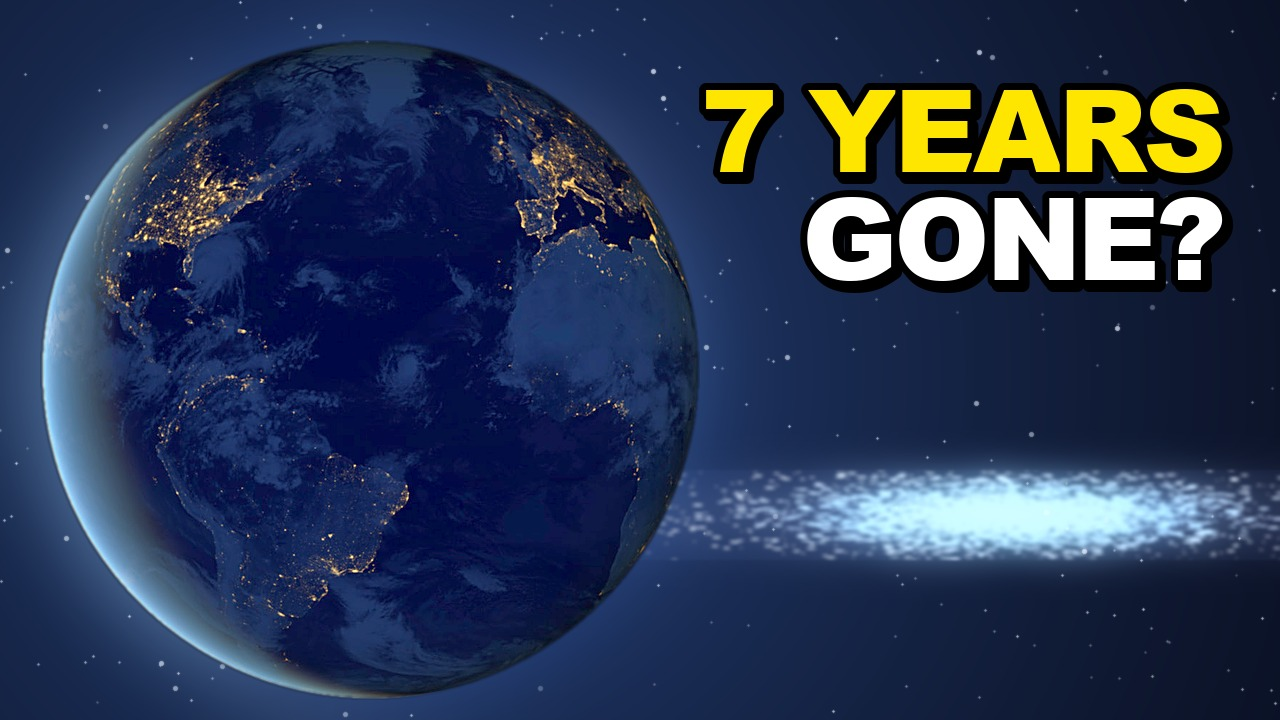
#> input picture 02_Video-Projects/024_What-Happens-If-You-Travel-Near-Light-Speed/08_Thumbnail/abc_v01/light_speed_thumb_A_7-years-gone.jpg, 1280 x 720 px; its folder holds only this picture in this run
$ python _build_light_speed_covers_j0143_v02.py --source abc_v01/light_speed_thumb_A_7-years-gone.jpg --out out.png
#> lines starting #> are read from the running program, lines starting #| are printed output that depends on the picture; after the words box and inside, x2 and y2 are one past the last pixel; in counts of white or black regions, pixels touching at a corner belong together
### 02_Video-Projects/024_What-Happens-If-You-Travel-Near-Light-Speed/08_Thumbnail/_build_light_speed_thumbs_v01.py
#!/usr/bin/env python3
"""024 light-speed long thumbnails A/B/C v01 (J0047; brief THUMB_BRIEF_v01.md, Claude 8 Oct).

A  7 YEARS GONE?   NASA Black Marble night Earth (GSFC_20171208_Archive_e001593) on the left,
                   a blue star streak from the `starfield` graphic on the right.
B  YOU AGE SLOWER  NASA ISS orbital sunrise over Earth's limb (iss071e439624), limb in the lower half.
C  ONE-WAY TRIP    `starfield` graphic (graphics_v03, 26.5 s) dense blue core, slightly left of centre.

Words from the locked script v02. Rules: THUMBNAIL_AND_TITLE_RULES.md §2 / §2.A (no Orbit, subject
>= 1/3 of frame, near-black <= 30%, ~82 px text line on 720, text off the subject and out of the
bottom-right, yellow hook word, Arial Black). Title it sits under: "What Happens If You Travel Near Light Speed?".

  python3 _build_light_speed_thumbs_v01.py
"""
from __future__ import annotations

import json
import random
import subprocess
import sys
from pathlib import Path

import numpy as np
from PIL import Image, ImageChops, ImageDraw, ImageEnhance, ImageFilter, ImageFont

Image.MAX_IMAGE_PIXELS = None
HERE = Path(__file__).resolve().parent
REPO = HERE.parents[2]
EDIT = HERE.parent / "07_Edit-Project"
POOL = EDIT / "nasa_pool_v01" / "024_harvest_v01"
EARTH = POOL / "GSFC_20171208_Archive_e001593.jpg"
LIMB = POOL / "iss071e439624.jpg"
STARFIELD = EDIT / "graphics_v03" / "starfield.mp4"
STARFIELD_T = 26.5
OUT = HERE / "abc_v01"
W, H = 1280, 720
FONT_PATHS = [
    "/System/Library/Fonts/Supplemental/Arial Black.ttf",
    "/Library/Fonts/Arial Black.ttf",
]
YELLOW = (255, 230, 0)
WHITE = (255, 255, 255)
BLACK = (0, 0, 0)
STROKE = 7
CAP_TARGET = 82
TRACK = -4
MIN_GAP = 24

VARIANTS = [
    ("A", "7-years-gone", ["7 YEARS", "GONE?"], "7 YEARS"),
    ("B", "you-age-slower", ["YOU AGE", "SLOWER"], "SLOWER"),
    ("C", "one-way-trip", ["ONE-WAY", "TRIP"], "ONE-WAY"),
]


# [5 lines left out: function font, not called in this run]


def arr(img: Image.Image) -> np.ndarray:
    return np.asarray(img, dtype=np.float32)


def img(a: np.ndarray) -> Image.Image:
    return Image.fromarray(a.clip(0, 255).astype(np.uint8))


def screen(a: np.ndarray, b: np.ndarray) -> np.ndarray:
    return 255 - (255 - a) * (255 - b) / 255


def lift(a: np.ndarray, gamma: float) -> np.ndarray:
    return 255 * (a / 255) ** gamma


# [23 lines left out: functions glow_bg, starfield_frame, not called in this run]


# ---- A: night Earth + star streak -------------------------------------------------
A_D = 660
A_CX, A_CY = 40 + A_D // 2, H // 2 + 10


# [74 lines left out: functions variant_a, variant_b, variant_c, not called in this run]


# ---- text -------------------------------------------------------------------------
def line_w(draw: ImageDraw.ImageDraw, ln: str, f) -> int:
    return int(sum(draw.textlength(ch, font=f) for ch in ln) + TRACK * (len(ln) - 1) + 2 * STROKE)


# [50 lines left out: functions draw_line, gap_to_subject, layout, place_text, not called in this run]


def near_black(im: Image.Image) -> float:
    return round(float((np.asarray(im.convert("L")) < 26).mean()), 3)


# [35 lines left out: function main, not called in this run]


# [2 lines that do not run on import are left out]

### 02_Video-Projects/024_What-Happens-If-You-Travel-Near-Light-Speed/08_Thumbnail/_build_light_speed_covers_j0143_v02.py
#!/usr/bin/env python3
"""J0143 v02: Chief revision (12 Oct). Free generated ship plate (no text, no Orbit),
enlarged to >=40% of frame height, cyan blue-shift rim, same approved copy.
Usage: python3 this.py --source /path/024_ship_plate_j0143_v02.jpg --out /path/j0143_v02
Media stays local; META.json records source and output hashes. Chief reviews the art.
"""
import argparse
import hashlib
import json
from pathlib import Path
import subprocess
import sys
import numpy as np
from PIL import Image, ImageDraw, ImageFilter
import _build_light_speed_thumbs_v01 as house

W, H = 1280, 720
ZOOM = 1.8
CROP = (290, 140, 290 + round(W / ZOOM), 140 + round(H / ZOOM))
BAND_BOTTOM = 260


def sha(path):
    return hashlib.sha256(path.read_bytes()).hexdigest()


def hull_mask(a):
    lum = a.mean(-1)
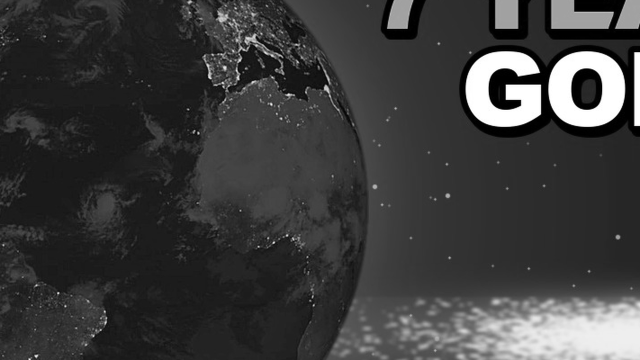
#> lum: shape (720, 1280) float32 (shown at 1/2 size); min 0, max 255, mean 60.4
    sat = a.max(-1) - a.min(-1)
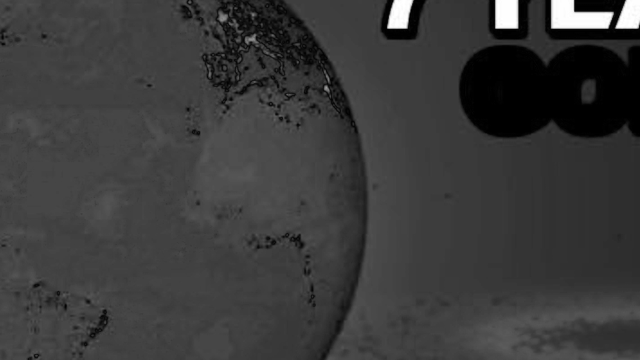
#> sat: shape (720, 1280) float32 (shown at 1/2 size); min 0, max 255, mean 59
    m = ((lum > 110) & (sat < 80)).astype(np.uint8) * 255
#> m: shape (720, 1280); 8.2% white; 392 white regions (305 under 20 px), largest, box (x1, y1, x2, y2) and area: (800, 594, 1280, 720) 35373, (931, 103, 1082, 254) 15034, (1096, 103, 1250, 254) 14893
    return Image.fromarray(m).filter(ImageFilter.MaxFilter(5)).filter(ImageFilter.MinFilter(5))
#> returned value: PIL image 1280x720 L; 8.5% white; 261 white regions (184 under 20 px), largest, box (x1, y1, x2, y2) and area: (799, 594, 1280, 720) 38116, (931, 103, 1082, 254) 15034, (1096, 103, 1250, 254) 14893
#> in screen, `return 255 - (255 - a) * (255 - b) / 255`:
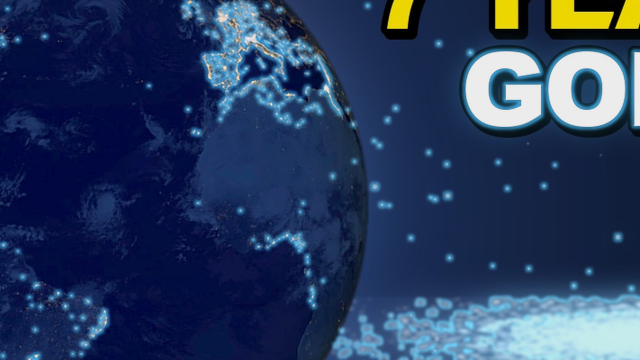
#> returned value: shape (720, 1280, 3) float64 (shown at 1/2 size); mean of channels 0, 1, 2 42.9, 63.7, 102.3; drawn with min black and max white


def ship_box(a):
    """Rows/columns with solid hull coverage; lone stars and streaks don't reach the counts."""
    lum = a.mean(-1)
    sat = a.max(-1) - a.min(-1)
    m = ((lum > 70) & (sat < 110)).astype(np.uint8) * 255
#> m: shape (720, 1280); 14.9% white; 847 white regions (656 under 20 px), largest, box (x1, y1, x2, y2) and area: (653, 565, 1280, 720) 77041, (931, 102, 1083, 254) 15262, (1096, 102, 1251, 254) 15141
    m = np.asarray(Image.fromarray(m).filter(ImageFilter.MaxFilter(7)).filter(ImageFilter.MinFilter(7))) > 0
#> m: shape (720, 1280) bool; 16.6% white; 345 white regions (233 under 20 px), largest, box (x1, y1, x2, y2) and area: (653, 558, 1280, 720) 77272, (362, 0, 763, 509) 31234, (931, 102, 1083, 254) 15262
    m[:, :100] = False
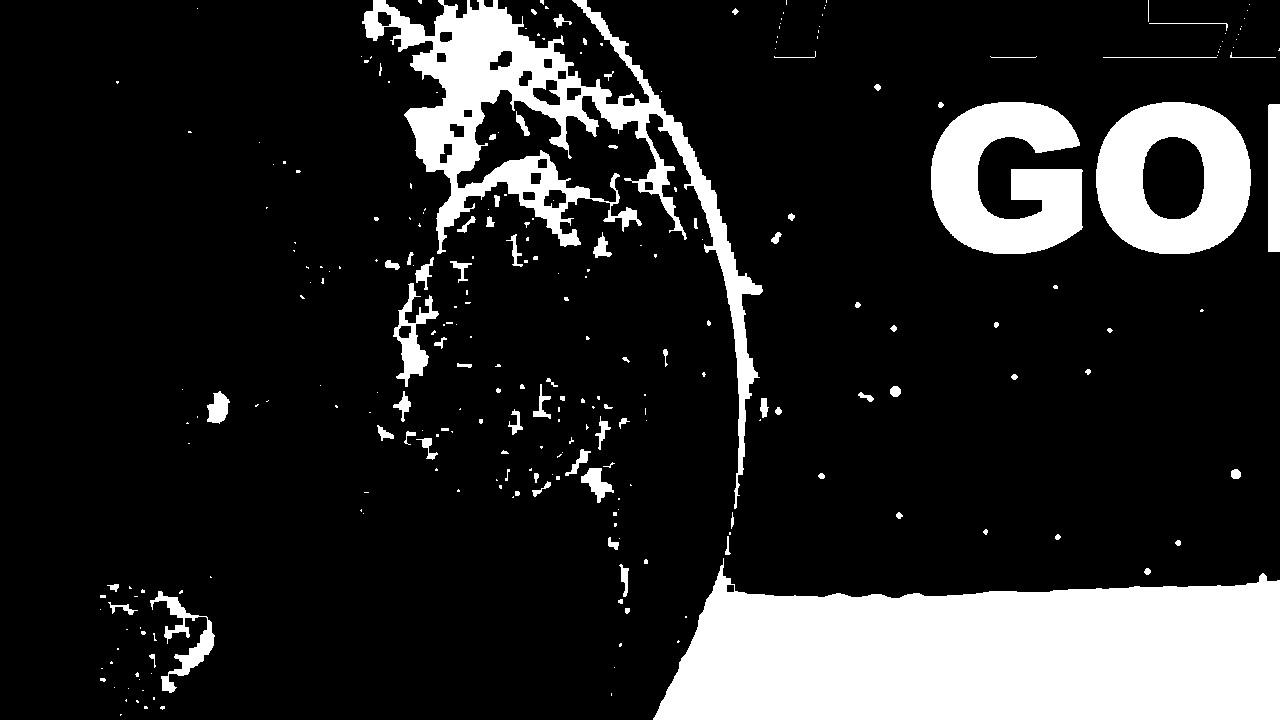
#> m: shape (720, 1280) bool; 16.4% white; 270 white regions (182 under 20 px), largest, box (x1, y1, x2, y2) and area: (653, 558, 1280, 720) 77272, (362, 0, 763, 509) 31234, (931, 102, 1083, 254) 15262
    rows = np.where(m.sum(1) > 40)[0]
#> rows = 490 values from 0 to 719
    cols = np.where(m.sum(0) > 14)[0]
#> cols = 986 values from 112 to 1279
    return [int(cols.min()), int(rows.min()), int(cols.max()), int(rows.max())]


def plate(source):
    src = Image.open(source).convert('RGB').crop(CROP).resize((W, H), Image.Resampling.LANCZOS)
    a = house.arr(src)
    mask = hull_mask(a)
    edge = Image.fromarray(np.clip(
        np.asarray(mask.filter(ImageFilter.MaxFilter(9)), float) - np.asarray(mask, float), 0, 255
    ).astype(np.uint8))
    tight = np.asarray(edge.filter(ImageFilter.GaussianBlur(3)), float)[..., None] / 255
    broad = np.asarray(mask.filter(ImageFilter.GaussianBlur(28)), float)[..., None] / 255
    cyan = np.array([70, 190, 255])
    out = house.screen(a, tight * cyan * 0.95 + broad * cyan * 0.45)
    return house.img(out), ship_box(a)


# [21 lines left out: function words, not called in this run]


def main():
    p = argparse.ArgumentParser()
    p.add_argument('--source', type=Path, required=True)
    p.add_argument('--out', type=Path, required=True)
    args = p.parse_args()
    args.out.mkdir(parents=True, exist_ok=True)
    variants = [('answer', ['YOU: 1 YEAR', 'EARTH: 7 YEARS'], 1), ('tease', ['OUTRUN', 'EARTH’S CLOCK'], 0)]
    meta = {
        'job': 'J0143', 'version': 'v02', 'approval': 'pending Chief cover review',
        'source': str(args.source), 'source_sha256': sha(args.source),
        'source_credit': 'No-cost generated plate (Cursor image tool, 12 Oct 2026), no text, no Orbit; Chief OK 12 Oct 12:17Z for a free alternative ship plate. Not NASA imagery.',
        'crop': list(CROP), 'zoom': ZOOM,
        'script': 'light_speed_script_master_v02.md, opening paragraph',
        'answer_quote': 'You are gone for one year by your own watch. You land, and seven years have passed at home.',
        'variants': [],
    }
    paths = []
    for name, lines, yellow in variants:
        im, ship = plate(args.source)
#> ship = [112, 0, 1279, 719]
#> (the run stopped early here; a loop or call above may not have finished)

$ run again, on 02_Video-Projects/024_What-Happens-If-You-Travel-Near-Light-Speed/08_Thumbnail/abc_v02/light_speed_thumb_B_you-age-slower.jpg
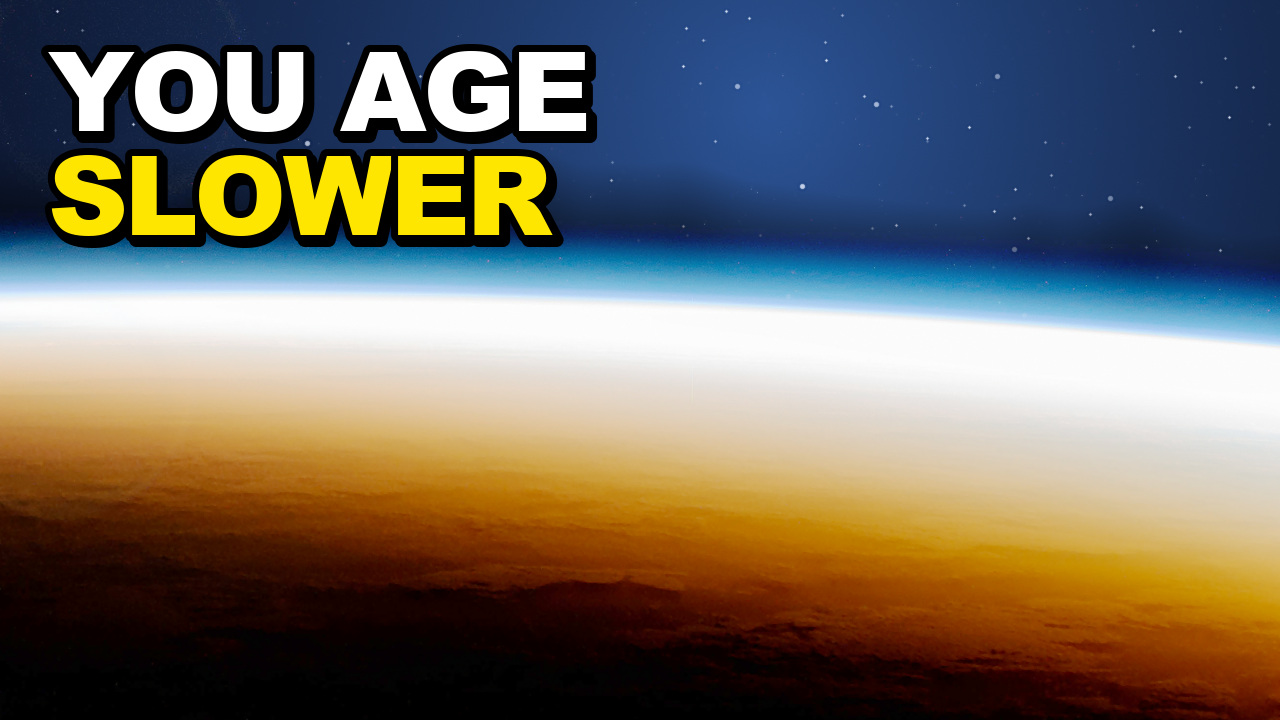
#> input picture 02_Video-Projects/024_What-Happens-If-You-Travel-Near-Light-Speed/08_Thumbnail/abc_v02/light_speed_thumb_B_you-age-slower.jpg, 1280 x 720 px
#> in hull_mask, `m = ((lum > 110) & (sat < 80)).astype(np.uint8) * 255`:
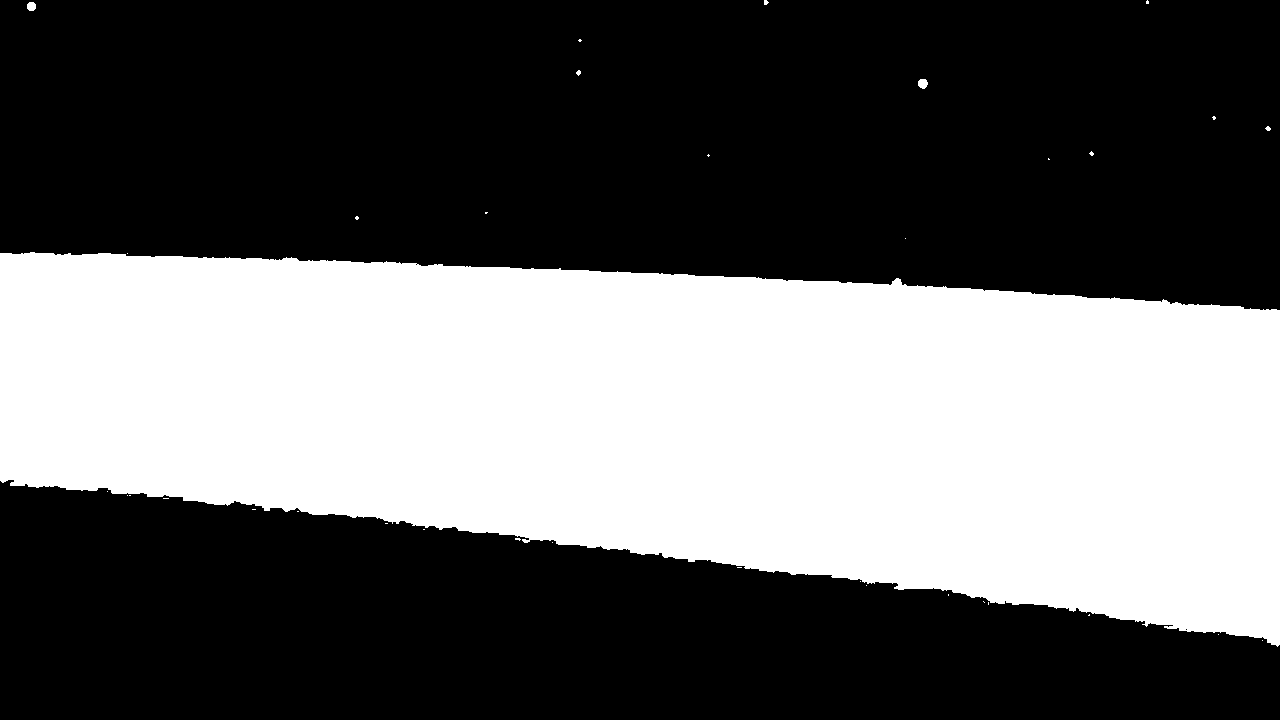
#> m: shape (720, 1280); 39% white; 35 white regions (30 under 20 px), largest, box (x1, y1, x2, y2) and area: (0, 252, 1280, 647) 358648, (918, 79, 928, 89) 79, (27, 2, 36, 11) 69, (576, 70, 581, 76) 20, (1265, 126, 1271, 131) 20
#> edge: PIL image 1280x720 L; 1.5% white; 16 white regions, largest, box (x1, y1, x2, y2) and area: (0, 482, 1280, 651) 6299, (0, 248, 1280, 310) 5627, (914, 75, 932, 93) 224
#> in ship_box, `m[:, :100] = False`:
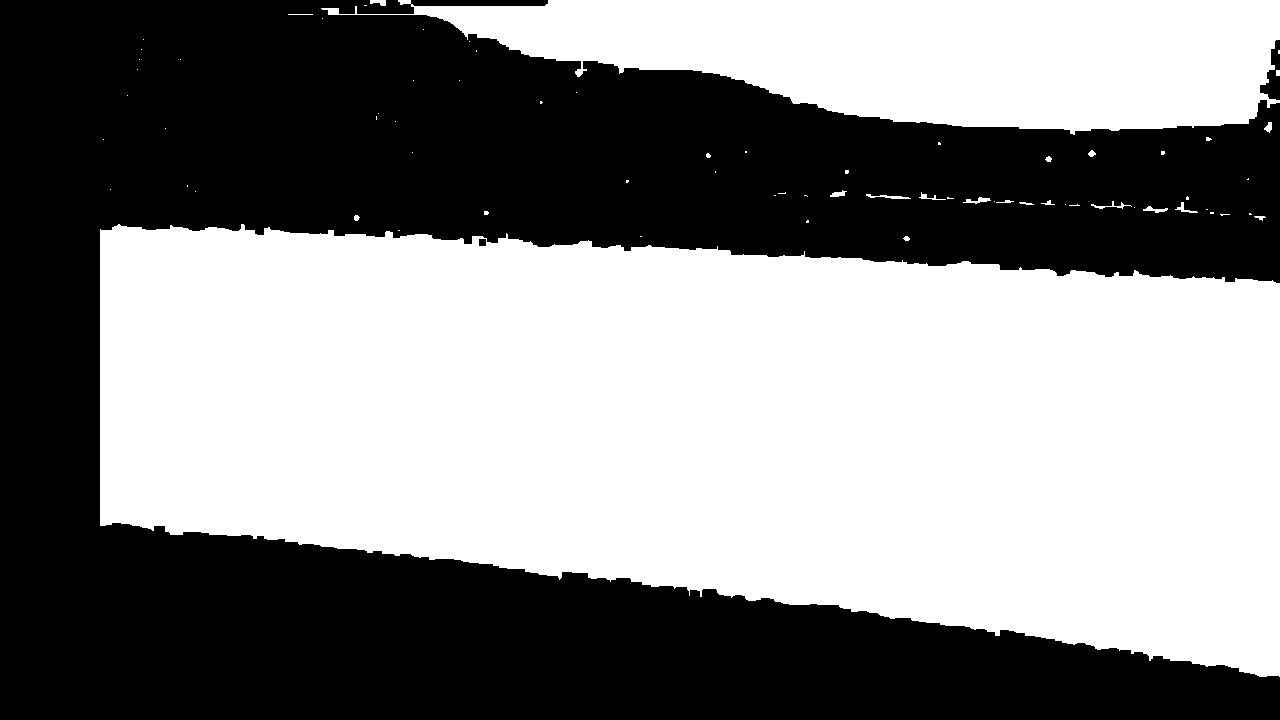
#> m: shape (720, 1280) bool; 52.7% white; 3 black regions, box (x1, y1, x2, y2) and area: (0, 0, 1280, 720) 435644, (1260, 40, 1280, 100) 604, (479, 239, 486, 246) 49
#> rows = 579 values from 0 to 671
#> cols = 1180 values from 100 to 1279
#> ship = [100, 0, 1279, 671]
